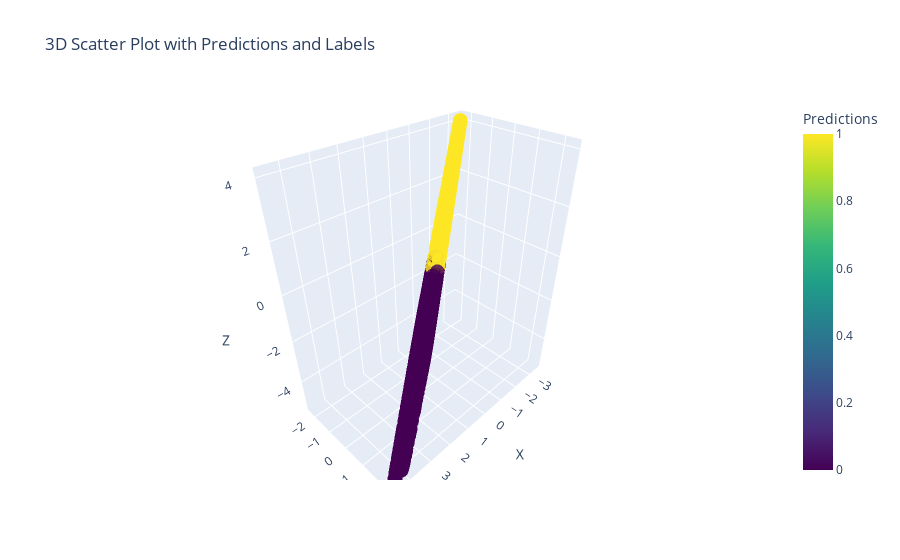

Notebook source saved alongside this figure:
### Code cell
plot_model_act(model_123,X_train)

### Figure 1 — Plotly figure (JSON) as saved in the notebook; plotly's stock layout.template omitted (floating-point values rounded to 4 significant figures; data arrays with more than 128 entries replaced by an {"elided": "..."} marker saying what was removed)
{"data": [{"marker": {"color": {"elided": "4000 int values"}, "colorbar": {"title": {"text": "Predictions"}}, "colorscale": [[0, "#440154"], [0.1111, "#482878"], [0.2222, "#3e4989"], [0.3333, "#31688e"], [0.4444, "#26828e"], [0.5556, "#1f9e89"], [0.6667, "#35b779"], [0.7778, "#6ece58"], [0.8889, "#b5de2b"], [1, "#fde725"]], "opacity": 0.8, "size": 5}, "mode": "markers", "text": {"elided": "4000 str values"}, "type": "scatter3d", "x": {"elided": "4000 float values"}, "y": {"elided": "4000 float values"}, "z": {"elided": "4000 float values"}}], "layout": {"scene": {"xaxis": {"title": {"text": "X"}}, "yaxis": {"title": {"text": "Y"}}, "zaxis": {"title": {"text": "Z"}}}, "title": {"text": "3D Scatter Plot with Predictions and Labels"}}}
